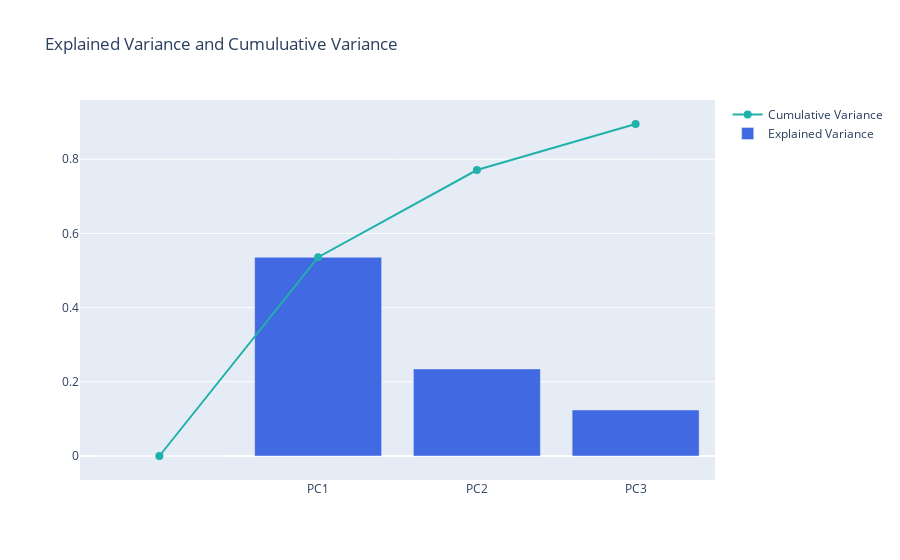

Write notebook code for a chart like this one.
### Code cell
# Explained Variance + Cumulative Variance
import plotly.graph_objects as go

fig = go.Figure()

fig.add_trace(
  go.Scatter(
    x=df_explained_variance['PC'],
    y=df_explained_variance['Cumulative Variance'],
    marker=dict(size=8, color='LightSeaGreen'),
    name='Cumulative Variance'
  )
)

fig.add_trace(
  go.Bar(
    x=df_explained_variance['PC'],
    y=df_explained_variance['Explained Variance'],
    marker=dict(color='RoyalBlue'),
    name='Explained Variance'
  )
)
fig.update_layout(
  title='Explained Variance and Cumuluative Variance'
)

fig.show()

### Figure 1 — Plotly figure (JSON) as saved in the notebook; plotly's stock layout.template omitted (floating-point values rounded to 4 significant figures)
{"data": [{"marker": {"color": "LightSeaGreen", "size": 8}, "name": "Cumulative Variance", "type": "scatter", "x": ["", "PC1", "PC2", "PC3"], "y": [0, 0.536, 0.771, 0.895]}, {"marker": {"color": "RoyalBlue"}, "name": "Explained Variance", "type": "bar", "x": ["", "PC1", "PC2", "PC3"], "y": [0, 0.5358, 0.2348, 0.1241]}], "layout": {"title": {"text": "Explained Variance and Cumuluative Variance"}}}
